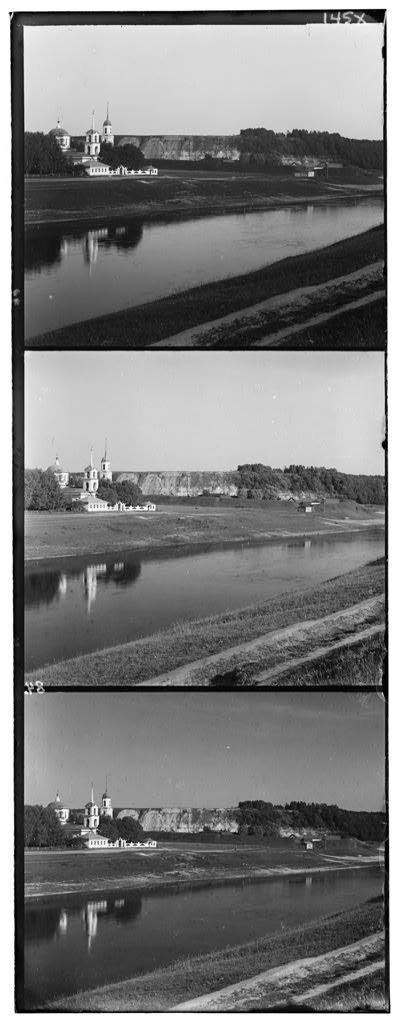
%> input picture images/image1.jpg, 400 x 1024 px; its folder holds only this picture in this run
$ octave main.m   (GNU Octave 9; MATLAB toolbox functions it lacks are replaced by stand-ins)
%> lines starting %> are read from the running program, lines starting %| are printed output that depends on the picture
### im_align1.m
function im_align1(img_red, img_green, img_blue, ii)
  row_size = int32(size(img_blue)(1));
  col_size = int32(size(img_blue)(2));
  filter = img_red((30):row_size-30,30:col_size-30);
  f_row_size = size(filter)(1);
  f_col_size = size(filter)(2);
  rgbProcImage = zeros(f_row_size,f_col_size,3);
  rgbProcImage(:,:,1) = filter;
  printf("Image%d - SSD offset\n",ii);
  rgbProcImage(:,:,2) = FindImage(filter, img_green);
  rgbProcImage(:,:,3) = FindImage(filter, img_blue);
  printf("\n");
  rgbProcImage= uint8(rgbProcImage);
  imwrite (rgbProcImage, strcat("image",int2str(ii),"-ssd.jpg"));

  function ret_img = FindImage (filter, img_green)
    min = 9999;
    f_row_size = size(filter)(1);
    f_col_size = size(filter)(2);
    c_row_size = size(img_green)(1);
    c_col_size = size(img_green)(2);
    offset_x = 0;
    offset_y = 0;
    for i = 30:c_row_size-(f_row_size-1)
      for j = 30:c_col_size-(f_col_size-1)
        dif = sum(filter - img_green(i:i+f_row_size-1,j:j+f_col_size-1).^2);
        sumofsquares = sum(sumsq(dif,1),2);
        ssd = sqrt(sumofsquares);
        if ssd < min
          min = ssd;
          offset_x = i;
          offset_y = j;
          match = img_green(i:i+f_row_size-1,j:j+f_col_size-1);
        endif
      endfor
    endfor
    printf("%d %d ", 30 - offset_x, 30 - offset_y);
    ret_img = img_green(offset_x:offset_x+f_row_size-1,offset_y:offset_y+f_col_size-1);
    fil = size(filter);
    siz = size(ret_img);
  endfunction

endfunction


### im_align2.m
function im_align2(img_red, img_green, img_blue, ii)
  printf("Image%d - NCC offset\n", ii);
  row_size = int32(size(img_blue)(1));
  col_size = int32(size(img_blue)(2));
  filter = img_green(100:150, 100:150);
  rgbProcImage = zeros(row_size-79,col_size-79,3);
  ind = NCC(filter, img_blue);
  offset_x = ind(1);
  offset_y = ind(2);
  printf("%d %d ", offset_x, offset_y);
  rgbProcImage(:,:,2) = img_green(40+offset_x:row_size-40+offset_x,40+offset_y:col_size-40+offset_y);
  filter = img_red(100:150, 100:150);
  ind = NCC(filter, img_blue);
  offset_x = ind(1);
  offset_y = ind(2);
  printf("%d %d\n", offset_x, offset_y);
  rgbProcImage(:,:,1) = img_red(40+offset_x:row_size-40+offset_x,40+offset_y:col_size-40+offset_y);
  rgbProcImage(:,:,3) = img_blue(40:end-40, 40:end-40);
  rgbProcImage= uint8(rgbProcImage);
  imwrite (rgbProcImage, strcat("image",int2str(ii),"-ncc.jpg"));

  % [14 lines left out: function ImagePadding, not called in this run]

  function ret_offset = NCC(filter, img)
    f_row_size = size(filter)(1);
    f_col_size = size(filter)(2);
    cc = normxcorr2 (filter, img);
    [Y_peak, X_peak] = find (cc == max (cc(:)));
    xoffSet = 100 - Y_peak + size(filter,1);
    yoffSet = 100 - X_peak + size(filter,2);
    ret_offset = [xoffSet, yoffSet];
  endfunction

endfunction

### main.m
x = dir ("images/*.jpg");
for ii = 1:length(x)# loop over jpg files
  img = imread (strcat("images/",x(ii).name));   # read image file
%> img is the input picture: size 1024x400 uint8; min 0, max 255, mean 124.2
  img_size_r = size(img)(1);
%> img_size_r = 1024
  img_size_c = size(img)(2);
%> img_size_c = 400
  padding = zeros(1,img_size_c);
  img_green = img(342:683,:);
  img_blue = [padding; img(1:341,:)];
  img_red = [padding; img(684:1024,:)];
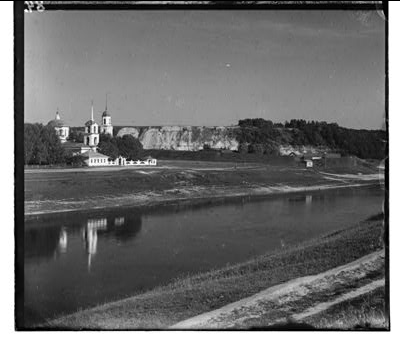
%> img_red: size 342x400 uint8; min 0, max 255, mean 107
  rgbImage = zeros(342,img_size_c,3);
  rgbImage(:,:,3) = img_blue;
  rgbImage(:,:,2) = img_green;
  rgbImage(:,:,1) = img_red;
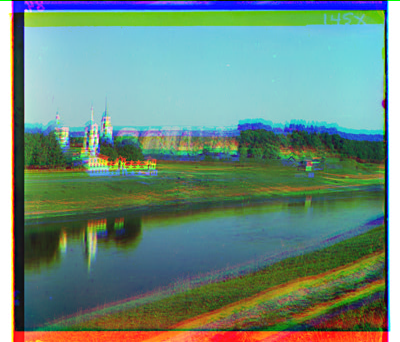
%> rgbImage: size 342x400x3 double; mean R, G, B 107, 139.2, 125.6
  rgbImage= uint8(rgbImage);
%> rgbImage: size 342x400x3 uint8
  imwrite (rgbImage, strcat("image",int2str(ii),"-color.jpg"));

  im_align1(img_red, img_green, img_blue, ii)
%> after the loop in FindImage, `for i = 30:c_row_size-(f_row_size-1)`:
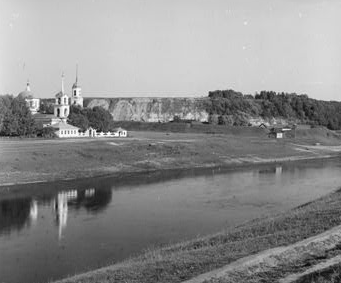
%> match: size 283x341 uint8; min 5, max 255, mean 139.8
%> after the loop in FindImage, `for i = 30:c_row_size-(f_row_size-1)`: min = 0; offset_x = 34; offset_y = 30
%> after the loop in FindImage (call 2), `for i = 30:c_row_size-(f_row_size-1)`:
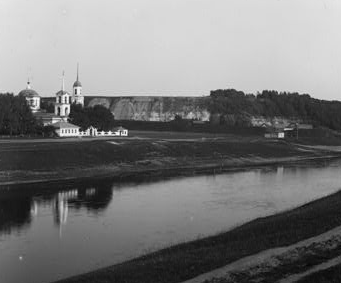
%> match: size 283x341 uint8; min 5, max 251, mean 120.8
%> after the loop in FindImage (call 2), `for i = 30:c_row_size-(f_row_size-1)`: offset_x = 41; offset_y = 31
%| -4 0 -11 -1
  im_align2(img_red, img_green, img_blue, ii)
%> in NCC, `cc = normxcorr2 (filter, img);`:
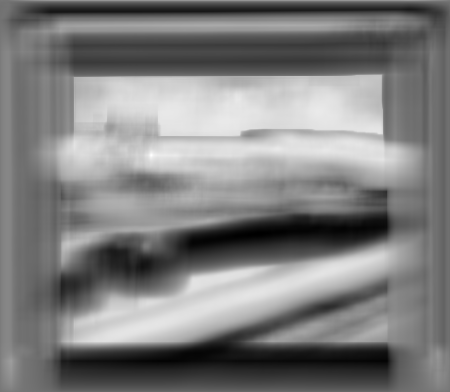
%> cc: size 392x450 double; min -0.807, max 0.96, mean 0.0703; drawn with min black and max white
%> in NCC, `[Y_peak, X_peak] = find (cc == max (cc(:)));`: Y_peak = 156; X_peak = 152
%> in NCC, `xoffSet = 100 - Y_peak + size(filter,1);`: xoffSet = -5
%> in NCC, `yoffSet = 100 - X_peak + size(filter,2);`: yoffSet = -1
%> in NCC, `ret_offset = [xoffSet, yoffSet];`: ret_offset = [-5 -1]
%> in im_align2, `offset_x = ind(1);`: offset_x = -5
%> in im_align2, `offset_y = ind(2);`: offset_y = -1
%> in im_align2, `filter = img_red(100:150, 100:150);`:
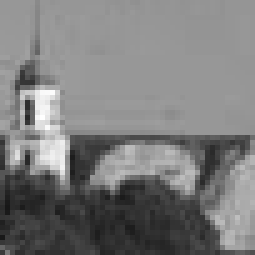
%> filter: size 51x51 uint8 (shown 5 times larger); min 23, max 255, mean 123.7
%> in im_align2, `ind = NCC(filter, img_blue);`: ind = [-9 0]
%> in im_align2, `offset_x = ind(1);`: offset_x = -9
%> in im_align2, `offset_y = ind(2);`: offset_y = 0
%| -5 -1 -9 0
%> in im_align2, `rgbProcImage(:,:,3) = img_blue(40:end-40, 40:end-40);`:
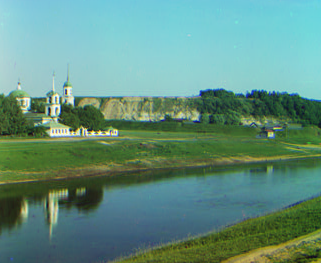
%> rgbProcImage: size 263x321x3 double; mean R, G, B 97.9, 143.2, 127.4
end

$ run again, on images/image5.jpg
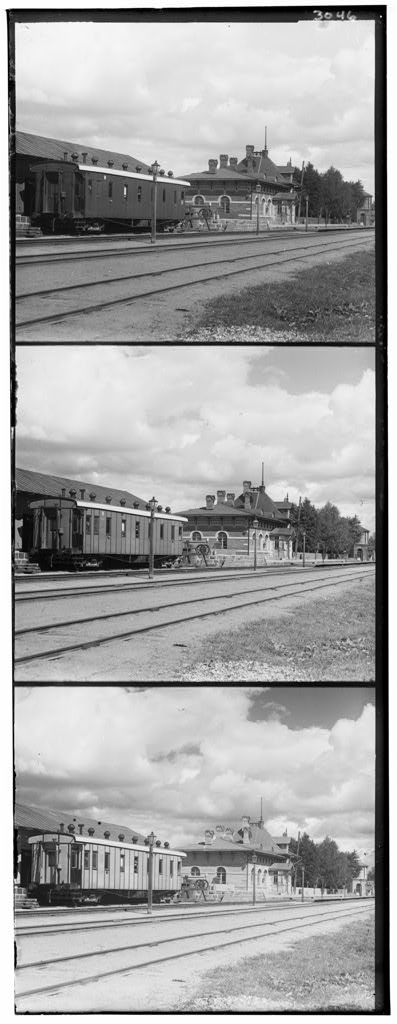
%> input picture images/image5.jpg, 397 x 1024 px
%> img is the input picture: size 1024x397 uint8; min 0, max 255, mean 163.6
%> after the loop in FindImage, `for i = 30:c_row_size-(f_row_size-1)`: min = 205.2; offset_x = 36; offset_y = 32
%> after the loop in FindImage (call 2), `for i = 30:c_row_size-(f_row_size-1)`:
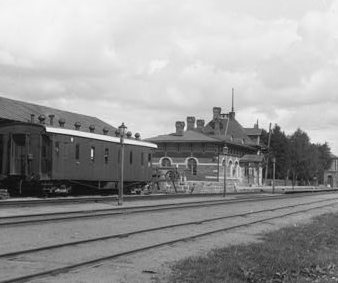
%> match: size 283x338 uint8; min 10, max 247, mean 154.1
%> after the loop in FindImage (call 2), `for i = 30:c_row_size-(f_row_size-1)`: min = 0; offset_x = 40; offset_y = 34
%| -6 -2 -10 -4
%> Y_peak = 155; X_peak = 149
%> xoffSet = -4
%> yoffSet = 2
%> ret_offset = [-4 2]
%> in im_align2, `offset_x = ind(1);`: offset_x = -4
%> in im_align2, `offset_y = ind(2);`: offset_y = 2
%> in im_align2, `ind = NCC(filter, img_blue);`: ind = [-10 -1]
%> in im_align2, `offset_x = ind(1);`: offset_x = -10
%> in im_align2, `offset_y = ind(2);`: offset_y = -1
%| -4 2 -10 -1
%> in im_align2, `rgbProcImage(:,:,3) = img_blue(40:end-40, 40:end-40);`:
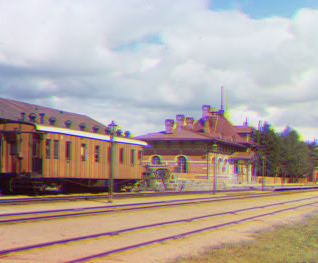
%> rgbProcImage: size 263x318x3 double; mean R, G, B 178.8, 165.2, 157.7

$ run again, on images/image6.jpg
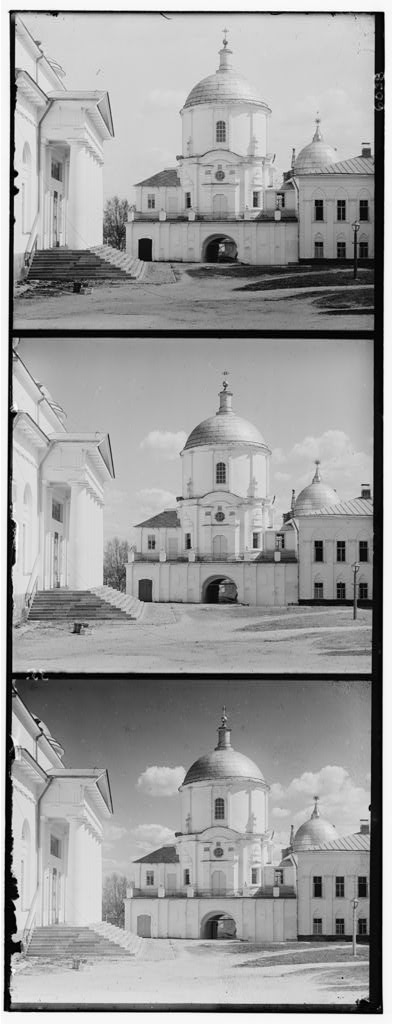
%> input picture images/image6.jpg, 393 x 1024 px
%> img is the input picture: size 1024x393 uint8; min 0, max 255, mean 157.6
%> after the loop in FindImage, `for i = 30:c_row_size-(f_row_size-1)`: min = 163.2; offset_x = 35; offset_y = 31
%> after the loop in FindImage (call 2), `for i = 30:c_row_size-(f_row_size-1)`:
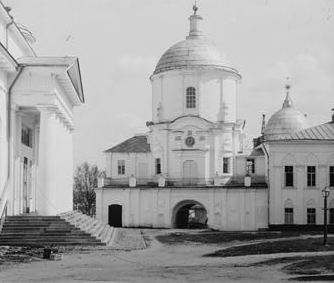
%> match: size 283x334 uint8; min 0, max 236, mean 161.4
%> after the loop in FindImage (call 2), `for i = 30:c_row_size-(f_row_size-1)`: min = 890.5; offset_x = 36
%| -5 -1 -6 -1
%> Y_peak = 150; X_peak = 149
%> xoffSet = 1
%> yoffSet = 2
%> ret_offset = [1 2]
%> in im_align2, `offset_x = ind(1);`: offset_x = 1
%> in im_align2, `offset_y = ind(2);`: offset_y = 2
%> in im_align2, `ind = NCC(filter, img_blue);`: ind = [-5 0]
%> in im_align2, `offset_x = ind(1);`: offset_x = -5
%> in im_align2, `offset_y = ind(2);`: offset_y = 0
%| 1 2 -5 0
%> in im_align2, `rgbProcImage(:,:,3) = img_blue(40:end-40, 40:end-40);`:
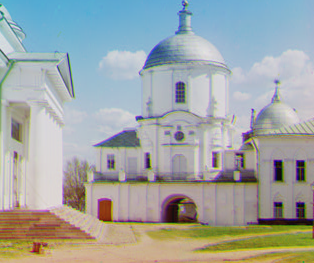
%> rgbProcImage: size 263x314x3 double; mean R, G, B 159.8, 165.5, 163.7
